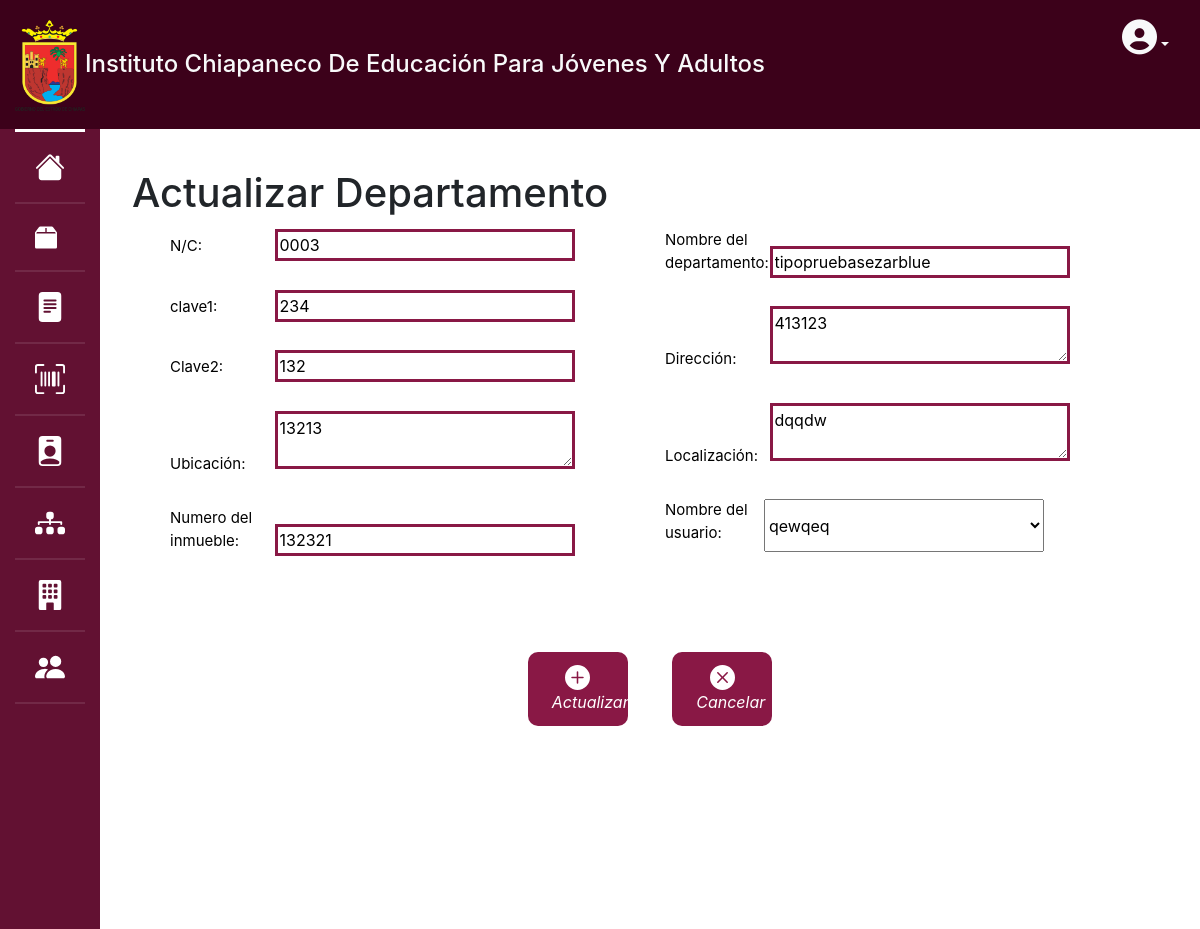
/ActualizarDepa.php?id=1, run on the app's committed database.
### tables this page shows
CREATE TABLE `departamentos` (
  `IdDeptos` int(15) NOT NULL,
  `N_C` varchar(10) DEFAULT NULL,
  `Clave1` varchar(10) NOT NULL,
  `Clave2` varchar(10) DEFAULT NULL,
  `Ubicacion` varchar(15) NOT NULL,
  `Inmueble` varchar(10) NOT NULL,
  `Nombre_Depto` varchar(60) NOT NULL,
  `Direccion` varchar(250) DEFAULT NULL,
  `Localizacion` varchar(500) DEFAULT NULL,
  `Estatusregistro` tinyint(1) NOT NULL DEFAULT 1
);

### ActualizarDepa.php (the view, shortened to what this page needs)
<!DOCTYPE html>
<html lang="en">
<head>
  <link rel="stylesheet" href="css/bootstrap.min.css">
  <link rel="stylesheet" href="css/stylemenu.css">
  <link rel="stylesheet" href="css/StilosForms.css">
  <link rel="stylesheet" href="https://cdn.jsdelivr.net/npm/bootstrap@4.5.3/dist/css/bootstrap.min.css">
  <link rel="stylesheet" href="https://cdn.jsdelivr.net/npm/bootstrap-icons@1.10.5/font/bootstrap-icons.css">
</head>
<body>
  <div class="container-fluid">
    <div class="row justify-content-center align-content-center">
      <div class="col-8 barra">
        <h4 class="text-light"><img src="img/LogoChiapas.png" alt="" class="logoChis">Instituto Chiapaneco De Educación
          Para Jóvenes Y Adultos</h4>
      </div>
      <div class="col-4 text-right barra">
        <ul class="navbar-nav mr-auto">
          <li>
            <a href="#" class="px-3 text-light perfil dropdown-toggle" id="navbarDropdown" role="button" data-toggle="dropdown" aria-haspopup="true" aria-expanded="false"><i class="fas fa-user-circle user"></i></a>
          </li>
        </ul>
      </div>
    </div>
  </div>
  <div class="container-fluid">
    <div class="row">
      <div class="barra-lateral col-12 col-sm-auto">
        <nav class="menu d-flex d-sm-block justify-content-center flex-wrap">
          <a href="index.php"><i></i><span>Inicio</span></a>
          <a href="Inventario.php"><svg xmlns="http://www.w3.org/2000/svg" width="22" height="25" fill="currentColor" class="bi bi-box2-fill" viewBox="0 0 16 16">
              <path d="M3.75 0a1 1 0 0 0-.8.4L.1 4.2a.5.5 0 0 0-.1.3V15a1 1 0 0 0 1 1h14a1 1 0 0 0 1-1V4.5a.5.5 0 0 0-.1-.3L13.05.4a1 1 0 0 0-.8-.4h-8.5ZM15 4.667V5H1v-.333L1.5 4h6V1h1v3h6l.5.667Z" />
            </svg><i class=""></i></i><span>Inventario</span></a>
          <a href="ConsultaVales.php"><i> </i><span>Vales</span></a>
          <a href="ConsultaEtiqueta.php"><i></i><span>Etiquetas</span></a>
          <a href="usuarios.php"><i></i><span>Usuario</span></a>
          <a href="Coordinacion.php"><i></i><span>Coordinaciones</span></a>
          <a href="Departamentos.php"><i></i><span>Departamentos</span></a>
          <a href="Plazas.php"><i></i><span>Plazas comunitarias</span></a>
        </nav>
      </div>
      <main class="main col">
        <div class="row  align-content-center text-center">
          <div class="columna col-lg-6">
            <h1>Actualizar Departamento</h1>
            <br>
          </div>
        </div>
        <?php
        $conn = conectar();
        $id = $_GET['id'];
        $sql = "SELECT c.*, u.IdUsuario, u.Nombre
            FROM departamentos c
            INNER JOIN usuarios u ON c.IdDeptos = u.IdUsuario
            WHERE c.IdDeptos = $id
            ";
        $result = $conn->query($sql);
        if ($result->num_rows > 0) {
          $row = $result->fetch_assoc();
        }
        ?>
        <form class="form" id="FormAdd" action="Crud/UpdateDepa.php?id=<?php echo $id; ?>" method="POST">
          <div class="container">
            <div class="row">
              <div class="col-md-6">
                <label for="N/C" class="form-label">N/C:</label>
                <input type="text" id="n_c" name="n_c" value="<?php echo $row['N_C']; ?>"><br><br>
                <label for="N/C" class="form-label">clave1:</label>
                <input type="number" id="Clave1" name="Clave1" value="<?php echo $row['Clave1']; ?>"><br><br>
                <label for="Clave2" class="form-label">Clave2:</label>
                <input type="number" id="Clave2" name="Clave2" value="<?php echo $row['Clave2']; ?>"><br><br>
                <label for="Ubicacion">Ubicación:</label>
                <textarea id="Ubicacion" name="Ubicacion"><?php echo $row['Ubicacion']; ?></textarea><br><br>
                <label for="N/C" class="form-label">Numero del inmueble:</label>
                <input type="text" id="Inmueble" name="Inmueble" value="<?php echo $row['Inmueble']; ?>"><br><br><br>
              </div>
              <div class="col-md-6">
                <label for="No.dep" class="form-label">Nombre del departamento:</label>
                <input type="text" id="Nombre_Depto" name="Nombre_Depto" value="<?php echo $row['Nombre_Depto']; ?>"><br><br>
                <label for="Direccion">Dirección:</label>
                <textarea id="Direccion" name="Direccion"><?php echo $row['Direccion']; ?></textarea><br><br>
                <label for="Localizacion">Localización:</label>
                <textarea id="Localizacion" name="Localizacion"><?php echo $row['Localizacion']; ?></textarea><br><br>
                <div class="input-group-prepend" style="margin-left: 0px;">
                  <label for="NombreDepa" class="form-label">Nombre del usuario:</label>
                  <select class="input-group-append" name="usuario_id" aria-label="Default select example" style="width: 60%;">
                    <?php
                    $sql_usuarios = "SELECT * FROM usuarios";
                    $result_usuarios = $conn->query($sql_usuarios);
                    while ($row_usuarios = $result_usuarios->fetch_assoc()) {
                      $selected = '';
                      if ($row_usuarios['IdUsuario'] == $row['IdUsuario']) {
                        $selected = 'selected';
                      }
                      echo '<option value="' . $row_usuarios['IdUsuario'] . '" ' . $selected . '>' . $row_usuarios['Nombre'] . '</option>';
                    }
                    ?>
                  </select>
                  <br>
                </div>
              </div>
            </div>
        </form>
        <br>
        <div style="text-align: center;">
          <div style="display: inline-block;">
            <button id="AgregarBtn" type="submit" class="BotonGuardar" style="vertical-align: middle;"><i> <svg xmlns="http://www.w3.org/2000/svg" width="25" height="25" fill="currentColor" class="bi bi-plus-circle-fill" viewBox="0 0 16 16">
                  <path d="M16 8A8 8 0 1 1 0 8a8 8 0 0 1 16 0zM8.5 4.5a.5.5 0 0 0-1 0v3h-3a.5.5 0 0 0 0 1h3v3a.5.5 0 0 0 1 0v-3h3a.5.5 0 0 0 0-1h-3v-3z" />
                </svg> Actualizar</i></button>
            <button id="cancelDepa" type="button" class="BotonGuardar" style="vertical-align: middle;"><i> Cancelar</i></button>
          </div>
        </div>
      </main>
    </div>
  </div>
</body>
</html>

### css/stylemenu.css (style rules this page uses)
body { background: #3C011A ; }
.barra { background: #3C011A; padding-top: 20px; padding-bottom: 10px; margin: 0; }
.user { font-size: 35px; }
.logoChis { width: 70px; margin: 0; padding: 0; }
.barra-lateral { background: #621132; color: #fff; min-width: 200px; min-height: 100vh; }
.barra-lateral a { color: #fff; }
.barra-lateral .menu a { display: block; padding: 20px; font-family: Roboto, sans-serif; font-weight: 500; border-bottom: 2px solid rgba(255, 255, 255, .1); }
.barra-lateral .menu { border-top: #ffffff solid; }
.barra-lateral .menu a i { margin-right: 20px; }
.main { padding-top: 40px; width: 100%; }
.main .columna { padding-left: 40px; padding-right: 40px; width: 100%; }
.BotonGuardar { background-color: #621132; color: white; border: none; padding: 12px 24px; font-size: 16px; border-radius: 4px; cursor: pointer; transition: background-color 0.5s ease, color 0.5s ease; margin: 20px; text-decoration: none; }
.input-group-prepend { margin-right: 10px; }
.input-group-prepend { width: auto; }
.main .columna { padding-left: 30px; padding-right: 40px; width: 90%; height: 10px; position: relative; }
@media screen and (max-width:1300px) { .barra-lateral { min-width: auto; } }
@media screen and (max-width:1300px) { .barra-lateral .menu a i { margin: 0; } }
@media screen and (max-width:1300px) { .barra { min-width: auto; } }
.menu { border-top: 1px #fff solid; }

### css/StilosForms.css (style rules this page uses)
.form { margin-top: 10px; color:#000; padding: 40px; }
label { display: inline-block; width: 100px; text-align: left; font-size: 15px; }
input[type="text"], input[type="email"], input[type="number"], textarea { display: inline-block; width: 300px; border: 3px solid #891845; }
input { border: 3px solid rgba(98, 17, 50, 1); }
.BotonGuardar { display: inline-block; width: 100px; border-radius: 10px; background-color: #891845; text-decoration: none; }

### data on the page
departamentos: n_c "0003", Clave1 "234", Clave2 "132", Ubicacion "13213", Inmueble "132321", Nombre_Depto "tipopruebasezarblue", Direccion "413123", Localizacion "dqqdw"

### other printed values
form field usuario_id "qewqeq"
